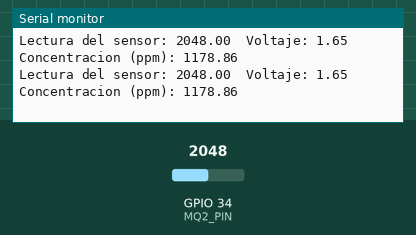
Recording of a sketch running on a simulated ESP32. Shown: the last lines printed to the serial monitor. The test bench sets the inputs (shaded band); at power-on: GPIO 34 (MQ2_PIN) = 2048.

Above: at 1.8 s.
1.9 s: GPIO 34 (MQ2_PIN) set to 2866
At 2.5 s:
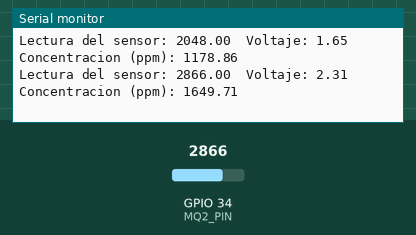
3.4 s: GPIO 34 (MQ2_PIN) set to 3603
At 4.6 s:
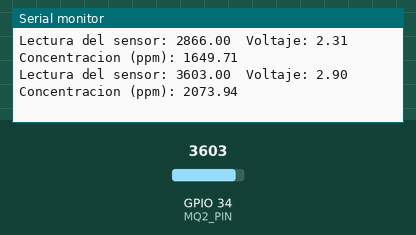
Timing chart, 0 to 6.4 s (numbered marks = the images above; inputs shaded):
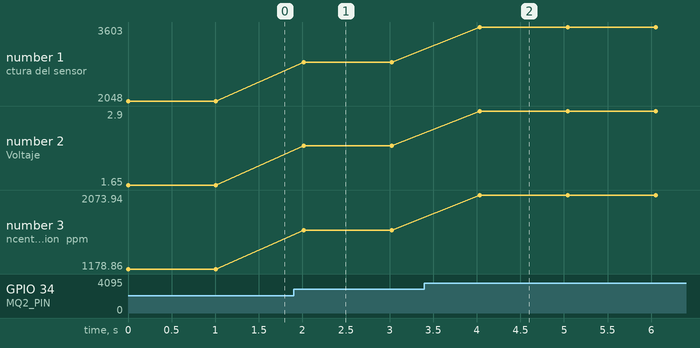

The sketch:

MQ-2.ino
```cpp
const int MQ2_PIN = 34;

void setup() {
  Serial.begin(9600);
}

void loop() {
  float sensorValue = analogRead(MQ2_PIN);
  float voltage = sensorValue / 4095.0 * 3.3;  // Convertir la lectura del pin analógico en voltaje
  float ppm = voltage * 1000.0 / 1.4;  // Calcular la concentración de gas en partes por millón (ppm)

  Serial.print("Lectura del sensor: ");
  Serial.print(sensorValue);
  Serial.print("\tVoltaje: ");
  Serial.print(voltage);
  Serial.print("\tConcentracion (ppm): ");
  Serial.println(ppm);

  delay(1000);
}
```

Measured:
- after the input at 1.9 s, the serial monitor: prints a new line after 0.12 s (image 1)
- after the input at 3.4 s, the serial monitor: prints a new line after 0.63 s (image 2)
- plotted number 1: 2048 → 2866 after the input at 1.9 s, 2866 → 3603 after the input at 3.4 s
- plotted number 2: 1.65 → 2.31 after the input at 1.9 s, 2.31 → 2.9 after the input at 3.4 s
- plotted number 3: 1178.86 → 1649.71 after the input at 1.9 s, 1649.71 → 2073.94 after the input at 3.4 s
